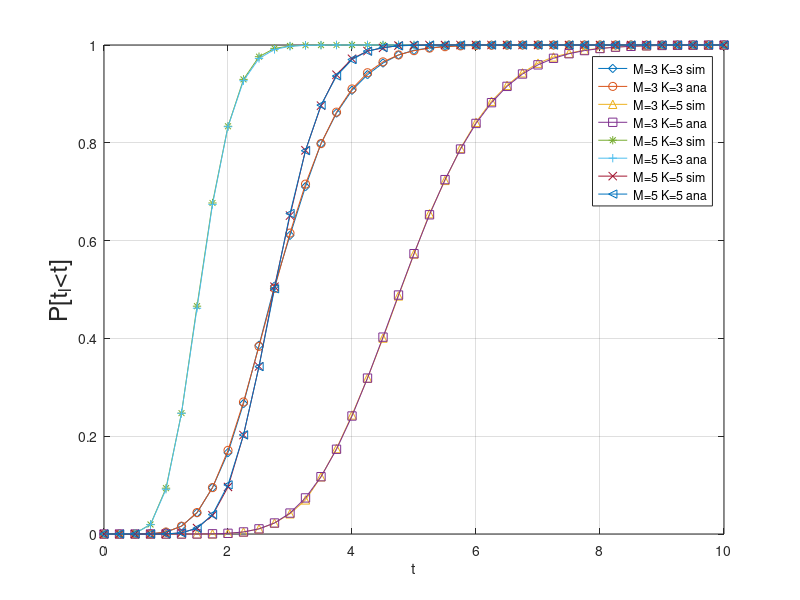

The MATLAB source for this figure:
%% Performance
%M = [2:20];
%M = [1:20];
M = [0:0.25:10];

%figure3a
%case_1 = [1.0000	1.0000	1.0000	1.0000	1.0000	1.0000	1.0000	1.0000	1.0000	1.0000	1.0000	1.0000	1.0000	1.0000	1.0000	1.0000	1.0000	1.0000	1.0000	1.0000];
%case_2 = [1.0000	0.9777	0.9617	0.9389	0.9308	0.9146	0.9075	0.8967	0.8798	0.8625	0.8602	0.8481	0.8443	0.8319	0.8249	0.8235	0.8131	0.8037	0.7961	0.7893];
%case_3 = [1.0000	0.6245	0.4661	0.3672	0.3086	0.2696	0.2434	0.2180	0.1985	0.1881	0.1636	0.1535	0.1423	0.1403	0.1236	0.1243	0.1153	0.1115	0.1017	0.1032];

%figure3b
%case_1 = [3.595912	3.596859	3.605738	3.603190	3.588576	3.602278	3.597676	3.603642	3.585955	3.606814	3.588180	3.597259	3.597944	3.600614	3.581404	3.593054	3.604306	3.603894	3.597301];
%case_2 = [3.592970	3.579257	3.575621	3.558288	3.558557	3.531675	3.529150	3.529150	3.534196	3.510468	3.513256	3.499822	3.477614	3.480220	3.486639	3.476389	3.483112	3.464689	3.445879];
%case_3 = [3.270935	3.095795	2.980777	2.893049	2.816515	2.772608	2.724253	2.683347	2.646104	2.615389	2.587974	2.556911	2.536239	2.512154	2.497473	2.475060	2.456295	2.443708	2.426302];


%figure2b
%case_1 = [0.587104	1.204088	1.798780	2.402276	3.000693	3.586014	4.182395	4.791425	5.393690	5.958354	6.596322	7.205492	7.807874	8.415278	9.011809	9.606611	10.216882	10.839685	11.415692	11.984963];
%case_2 = [0.419041	1.043628	1.687525	2.310632	2.934394	3.556998	4.170604	4.767280	5.384281	5.985317	6.591862	7.218779	7.807360	8.398217	8.999277	9.624843	10.209322	10.801453	11.404492	12.025180];
%case_3 = [0.284555	0.750875	1.263566	1.790892	2.336138	2.886391	3.451325	4.009783	4.592388	5.168812	5.735232	6.320723	6.895207	7.479310	8.075966	8.663408	9.255194	9.837188	10.425130	11.043345];

%figure2a
%case_1 = [0.9758	0.9994	1.0000	1.0000	1.0000	1.0000	1.0000	1.0000	1.0000	1.0000	1.0000	1.0000	1.0000	1.0000	1.0000	1.0000	1.0000	1.0000	1.0000	1.0000];
%case_2 = [0.5044	0.6672	0.7683	0.8470	0.8927	0.9328	0.9514	0.9645	0.9757	0.9827	0.9874	0.9926	0.9951	0.9963	0.9975	0.9982	0.9990	0.9995	0.9996	0.9998];
%case_3 = [0.2381	0.2578	0.2775	0.2908	0.2988	0.3142	0.3220	0.3339	0.3442	0.3537	0.3606	0.3673	0.3822	0.3890	0.3963	0.4026	0.4146	0.4274	0.4273	0.4204];

m3k3_sim = [0.0000	0.0000	0.0000	0.0002	0.0038	0.0162	0.0432	0.0950	0.1665	0.2665	0.3859	0.5070	0.6107	0.7103	0.7985	0.8608	0.9074	0.9393	0.9631	0.9796	0.9893	0.9940	0.9977	0.9986	0.9994	0.9997	0.9999	1.0000	1.0000	1.0000	1.0000	1.0000	1.0000	1.0000	1.0000	1.0000	1.0000	1.0000	1.0000	1.0000	1.0000];
m3k3_ana = [0.0000	0.0000	0.0000	0.0006	0.0040	0.0159	0.0439	0.0948	0.1711	0.2700	0.3838	0.5023	0.6154	0.7155	0.7983	0.8627	0.9101	0.9433	0.9655	0.9797	0.9884	0.9936	0.9965	0.9982	0.9991	0.9995	0.9998	0.9999	1.0000	1.0000	1.0000	1.0000	1.0000	1.0000	1.0000	1.0000	1.0000	1.0000	1.0000	1.0000	1.0000];
m3k5_sim = [0.0000	0.0000	0.0000	0.0000	0.0000	0.0000	0.0001	0.0002	0.0014	0.0041	0.0104	0.0223	0.0413	0.0697	0.1169	0.1747	0.2434	0.3188	0.4006	0.4869	0.5725	0.6550	0.7231	0.7888	0.8419	0.8850	0.9174	0.9431	0.9628	0.9755	0.9832	0.9896	0.9932	0.9958	0.9973	0.9984	0.9992	0.9993	0.9995	0.9997	0.9999]; 
m3k5_ana = [0.0000	0.0000	0.0000	0.0000	0.0000	0.0000	0.0001	0.0004	0.0014	0.0042	0.0105	0.0225	0.0428	0.0738	0.1172	0.1733	0.2413	0.3188	0.4026	0.4887	0.5733	0.6528	0.7247	0.7872	0.8396	0.8821	0.9154	0.9407	0.9594	0.9728	0.9822	0.9886	0.9928	0.9956	0.9973	0.9984	0.9991	0.9995	0.9997	0.9998	0.9999];
m5k3_sim = [0.0000	0.0000	0.0014	0.0195	0.0937	0.2472	0.4659	0.6769	0.8338	0.9297	0.9761	0.9931	0.9980	0.9995	0.9998	1.0000	1.0000	1.0000	1.0000	1.0000	1.0000	1.0000	1.0000	1.0000	1.0000	1.0000	1.0000	1.0000	1.0000	1.0000	1.0000	1.0000	1.0000	1.0000	1.0000	1.0000	1.0000	1.0000	1.0000	1.0000	1.0000];
m5k3_ana = [0.0000	0.0000	0.0014	0.0191	0.0915	0.2468	0.4617	0.6740	0.8329	0.9270	0.9725	0.9909	0.9974	0.9993	0.9998	1.0000	1.0000	1.0000	1.0000	1.0000	1.0000	1.0000	1.0000	1.0000	1.0000	1.0000	1.0000	1.0000	1.0000	1.0000	1.0000	1.0000	1.0000	1.0000	1.0000	1.0000	1.0000	1.0000	1.0000	1.0000	1.0000];
m5k5_sim = [0.0000	0.0000	0.0000	0.0000	0.0004	0.0022	0.0122	0.0383	0.0962	0.2024	0.3427	0.5057	0.6511	0.7846	0.8759	0.9392	0.9718	0.9876	0.9941	0.9988	0.9996	1.0000	1.0000	1.0000	1.0000	1.0000	1.0000	1.0000	1.0000	1.0000	1.0000	1.0000	1.0000	1.0000	1.0000	1.0000	1.0000	1.0000	1.0000	1.0000	1.0000];
m5k5_ana = [0.0000	0.0000	0.0000	0.0000	0.0002	0.0023	0.0117	0.0398	0.1005	0.2027	0.3423	0.5014	0.6554	0.7839	0.8771	0.9366	0.9702	0.9873	0.9950	0.9982	0.9994	0.9998	0.9999	1.0000	1.0000	1.0000	1.0000	1.0000	1.0000	1.0000	1.0000	1.0000	1.0000	1.0000	1.0000	1.0000	1.0000	1.0000	1.0000	1.0000	1.0000];

i = i+1;
figure(i)
%plot(M,case_1,'-d')
%hold on
%plot(M,case_2,'-s')
%hold on
%plot(M,case_3,'-^')
%hold on

plot(M,m3k3_sim,'-d')
hold on
plot(M,m3k3_ana,'-o')
hold on
plot(M,m3k5_sim,'-^')
hold on
plot(M,m3k5_ana,'-s')
hold on
plot(M,m5k3_sim,'-*')
hold on
plot(M,m5k3_ana,'-+')
hold on
plot(M,m5k5_sim,'-x')
hold on
plot(M,m5k5_ana,'-<')
hold on


xlabel('t')
ylabel('P[t_l<t]', 'FontSize', 18)
%legend('\lambda_i=0.1\lambda_1','\lambda_i=0.5\lambda_1','\lambda_i=0.9\lambda_1')
legend('M=3 K=3 sim','M=3 K=3 ana','M=3 K=5 sim','M=3 K=5 ana','M=5 K=3 sim','M=5 K=3 ana','M=5 K=5 sim','M=5 K=5 ana')
grid on